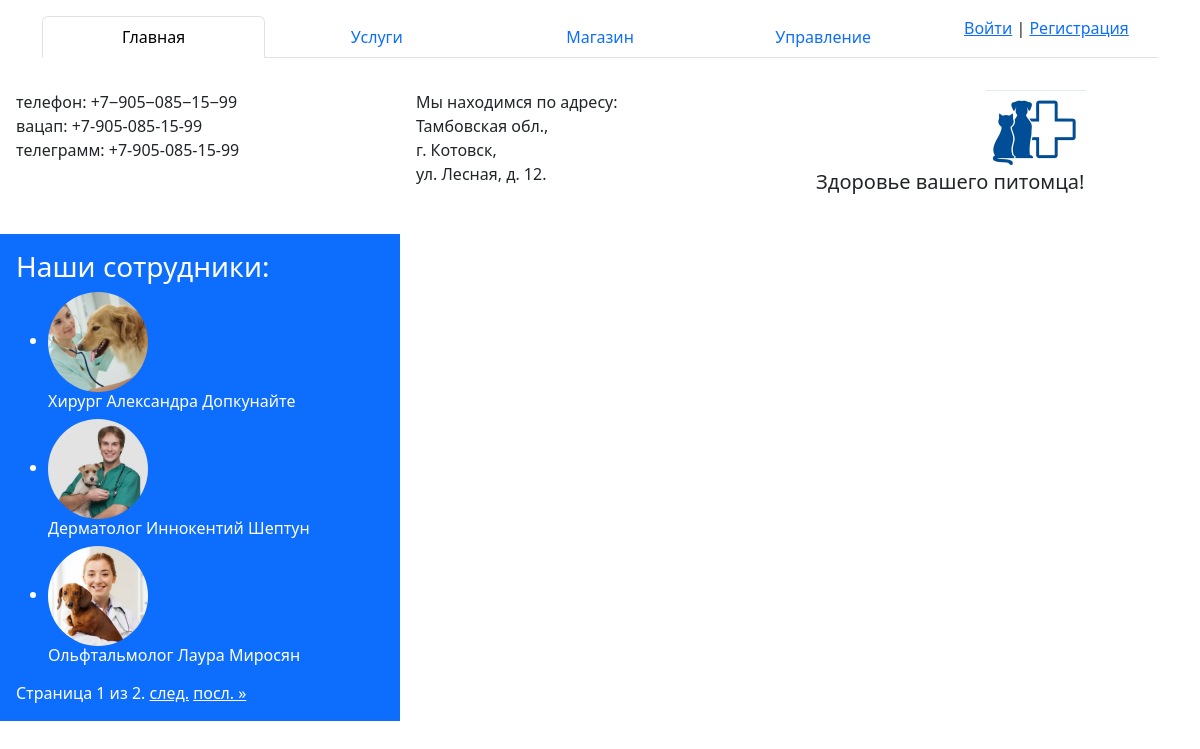
The page /vet/ on the database as committed earlier.
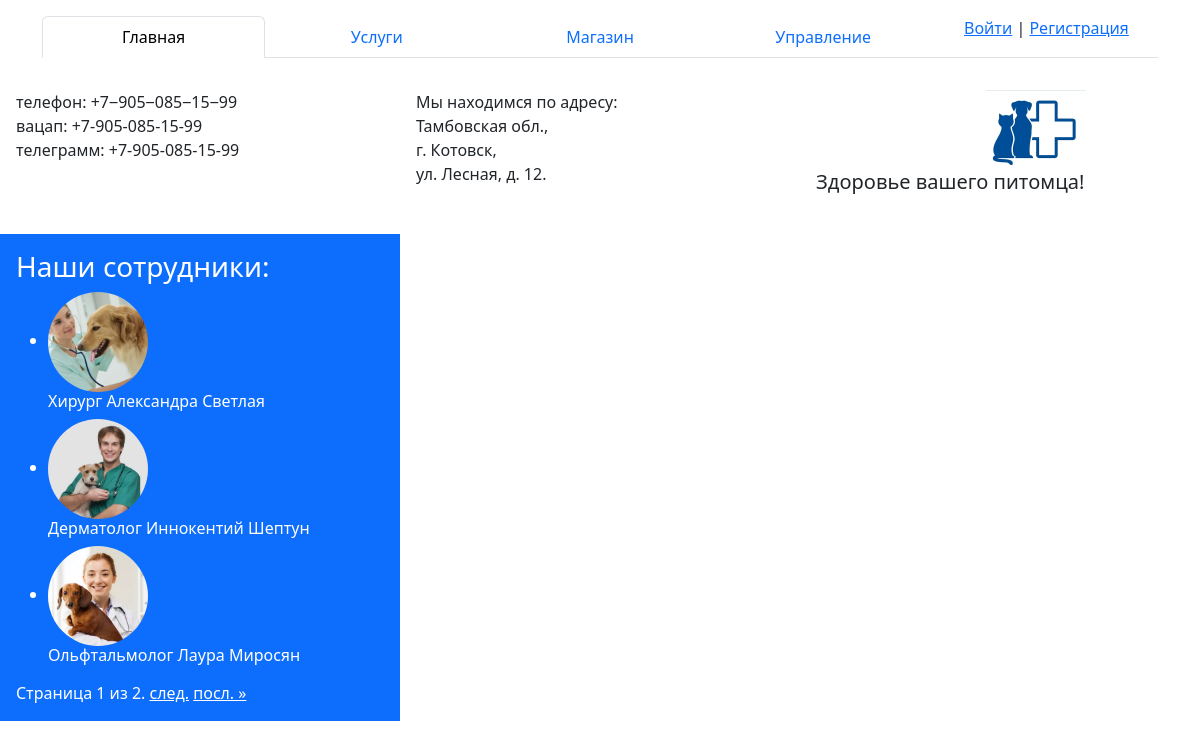
The same page on the database as committed later.
### clinic/models.py (models this page shows, shortened)
class Veterinarian(models.Model):
    specialist = models.CharField(max_length=15, verbose_name='Специалист')
    firstname = models.CharField(max_length=10, verbose_name='Имя')
    lastname = models.CharField(max_length=15, verbose_name='Фамилия')
    email = models.EmailField(max_length=20, verbose_name='E-mail')
    tel = models.CharField(max_length=12, verbose_name='Телефон')
    photo = models.ImageField(upload_to='photos/%Y/%m/%d/', default=None,
                              blank=True, null=True, verbose_name='Фото')
    history = models.TextField(max_length=1000, unique=True, null=True, verbose_name='О докторе')
    certificates = models.CharField(max_length=12, null=True)
    slugVet = models.SlugField(max_length=20, unique=True, db_index=True, verbose_name='Slug', null=True)  # слаг для пути 1пар - макс. длина, 2пар - уникальность, 3пар - поле индексируемое, 4пар - чтобы создавалось поле с пустым значением
    def get_absolute_url(self):
        return reverse('info_vet', args=[self.id, self.slugVet])  # формируем slug (берется из поля таблицы) который потом передаем в ссылку во hrev на страницу и по этой ссылке ужже создается путь в url
    class Meta: # класс для сортировки отображение на странице в данном случае по времени созданию записи (задать реверс поставить минус перед параметром)
        verbose_name = 'Ветеринар' # это для кабинета админа чтобы заголовок имел такое название
        verbose_name_plural = 'Ветеринары' # для того чтобы этот заголовок был без в конце 's' и был в множественном числе
        ordering = ['id'] # сортируем по артрибуту по убыванию по умолчанию
        indexes = [
            models.Index(fields=['id'])
        ]

### clinic/views.py (the view)
# urls.py: path('vet/', views.Veterinarian_list.as_view(), name='allvet'),
class Veterinarian_list(DataMixin, ListView): # модель на классе на модели метод весь список
    model = Veterinarian
    title_page = 'Список ветеринаров'  # название в пути, формируется в классе DataMixin

### templates/clinic/veterinarian_list.html (shortened to what this page needs)
{% block menu %}
    {% include 'clinic/includes/block_menu.html' %}
{% endblock menu %}
{% block content %}
<div class="container-fluid mt-3">
  <div class="row">
    <div class="col-sm-4 p-3 bg-primary text-white">
        <h3 style="color: white">Наши сотрудники:</h3>
        <ul>
            {% for vet in veterinarian_list %}
            <li>
            <img src="{{ vet.photo.url }}" alt="Foto" width="100" style="border-radius: 50px">
            <a href="{{ vet.get_absolute_url }}"><h6 style="color: white">{{ vet.specialist }} {{ vet.firstname }} {{ vet.lastname }}</h6></a>
            </li>
            {% endfor %}
        </ul>
      {% block navigation %}
        <div class="pagination">
            <span class="step-links">
            <span class="current">
                Страница {{ page_obj.number }} из {{ page_obj.paginator.num_pages }}.
            </span>
            {% if page_obj.has_next %}
                <a href="?page={{ page_obj.next_page_number }}" style="color: white">след.</a>
                <a href="?page={{ page_obj.paginator.num_pages }}" style="color: white">посл. &raquo;</a>
            {% endif %}
            </span>
        </div>
      {% endblock navigation%}
    </div>
    <div class="col-sm-8 p-3 text-white">
    </div>
  </div>
</div>
{% endblock content %}
</body>
</html>

Rows that differ between the two databases and show on the page:
changed Veterinarian "Хирург": lastname "Допкунайте" → "Светлая"
